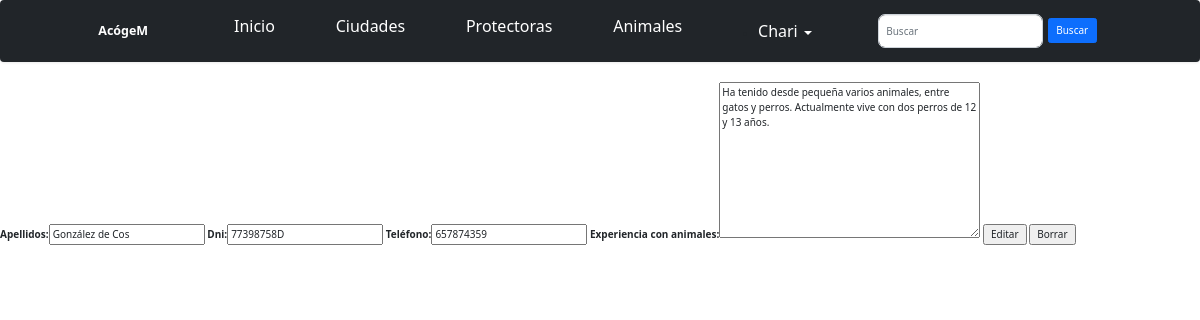
The app's page /perfiles/4/update (signed in), older data.
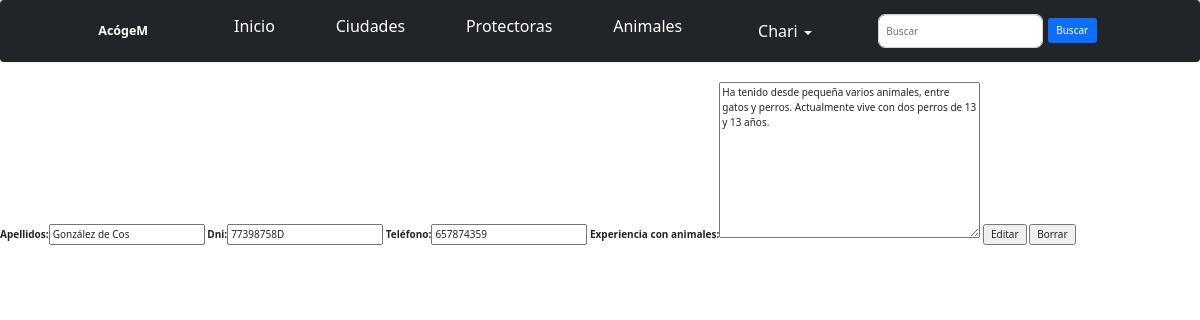
The same page, newer data.
### AcogeM_app/models.py (models this page shows, shortened)
class Perfil(models.Model):
	user = models.OneToOneField(User, on_delete=models.CASCADE, default=0)
	ape = models.CharField('Apellidos', max_length=50)
	dni = models.CharField(max_length=9)
	tel = models.IntegerField('Teléfono', blank=True, null=True)
	exp = models.TextField('Experiencia con animales')
	class Meta:
		verbose_name_plural = "Perfiles"

### AcogeM_app/views.py (the view)
# urls.py: path('perfiles/<int:pk>/update', PerfilUpdateView.as_view(), name='perfil-update'),
class PerfilUpdateView(LoginRequiredMixin, UpdateView):
	model = Perfil
	form_class = PerfilForm
	success_url = reverse_lazy('index.html')

### AcogeM_app/forms.py
class PerfilForm(forms.ModelForm):
	class Meta:
		model = Perfil
		fields = ('ape', 'dni', 'tel', 'exp')

### AcogeM_app/templates/AcogeM_app/perfil_form.html (shortened to what this page needs)
{% extends 'base.html' %}
{% block content %}
  <div>
    <form action="" method="POST">
      {{ form }}
      <input type="submit" value="Editar">
      <input type="reset" value="Borrar">
    </form>
  </div>
{% endblock %}

Row changes from the older to the newer data that the page shows:
changed Perfil "González de Cos": exp "Ha tenido desde pequeña varios animales, entre gatos y perros. Actualmente vive con dos perros de 12 y 13 años." → "Ha tenido desde pequeña varios animales, entre gatos y perros. Actualmente vive con dos perros de 13 y 13 años."
